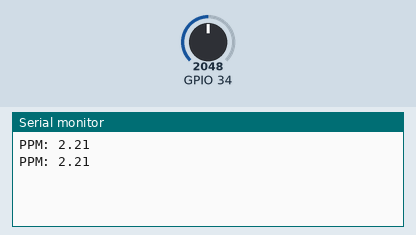
The sketch below on a simulated ESP32. Parts: the last lines printed to the serial monitor. The inputs (shaded band) are chosen by the test bench; at power-on: GPIO 34 = 2048.

Above: at 1.8 s.
1.9 s: GPIO 34 set to 2866
At 2.8 s:
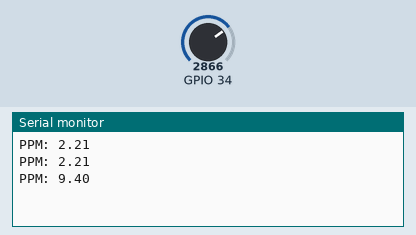
3.4 s: GPIO 34 set to 3603
At 4.7 s:
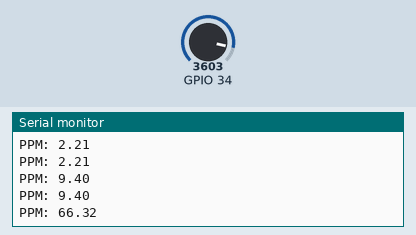
Timing chart, 0 to 6.4 s (numbered marks = the images above; inputs shaded):
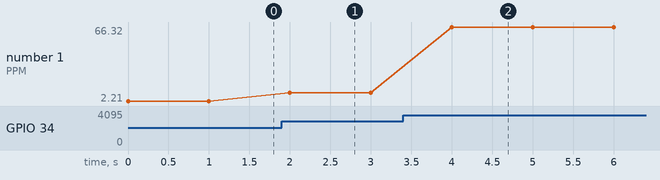

The sketch:

mq7.ino
```cpp
float RS_gas = 0;
float ratio = 0;
float sensorValue = 0;
float sensor_volt = 0;
float R0 = 2450.0;//this would be 2225 for thw lpg mq sensor , also change the input pin numbers and variables

void setup() {
 Serial.begin(9600);
}

void loop() {
   sensorValue = analogRead(34);
   sensor_volt = (sensorValue*3.3)/4096;
   RS_gas = (3.3-sensor_volt)/sensor_volt;
   ratio = RS_gas/R0; //Replace R0 with the value found using the sketch above
   float x = 1538.46 * ratio;
   float ppm = pow(x,-1.709);
   Serial.print("PPM: ");
   Serial.println(ppm);
   delay(1000);
}
```

Measured:
- after the input at 1.9 s, the serial monitor: prints a new line after 0.10 s (image 1)
- after the input at 3.4 s, the serial monitor: prints a new line after 0.60 s (image 2)
- plotted number 1: 2.21 → 9.4 after the input at 1.9 s, 9.4 → 66.32 after the input at 3.4 s
